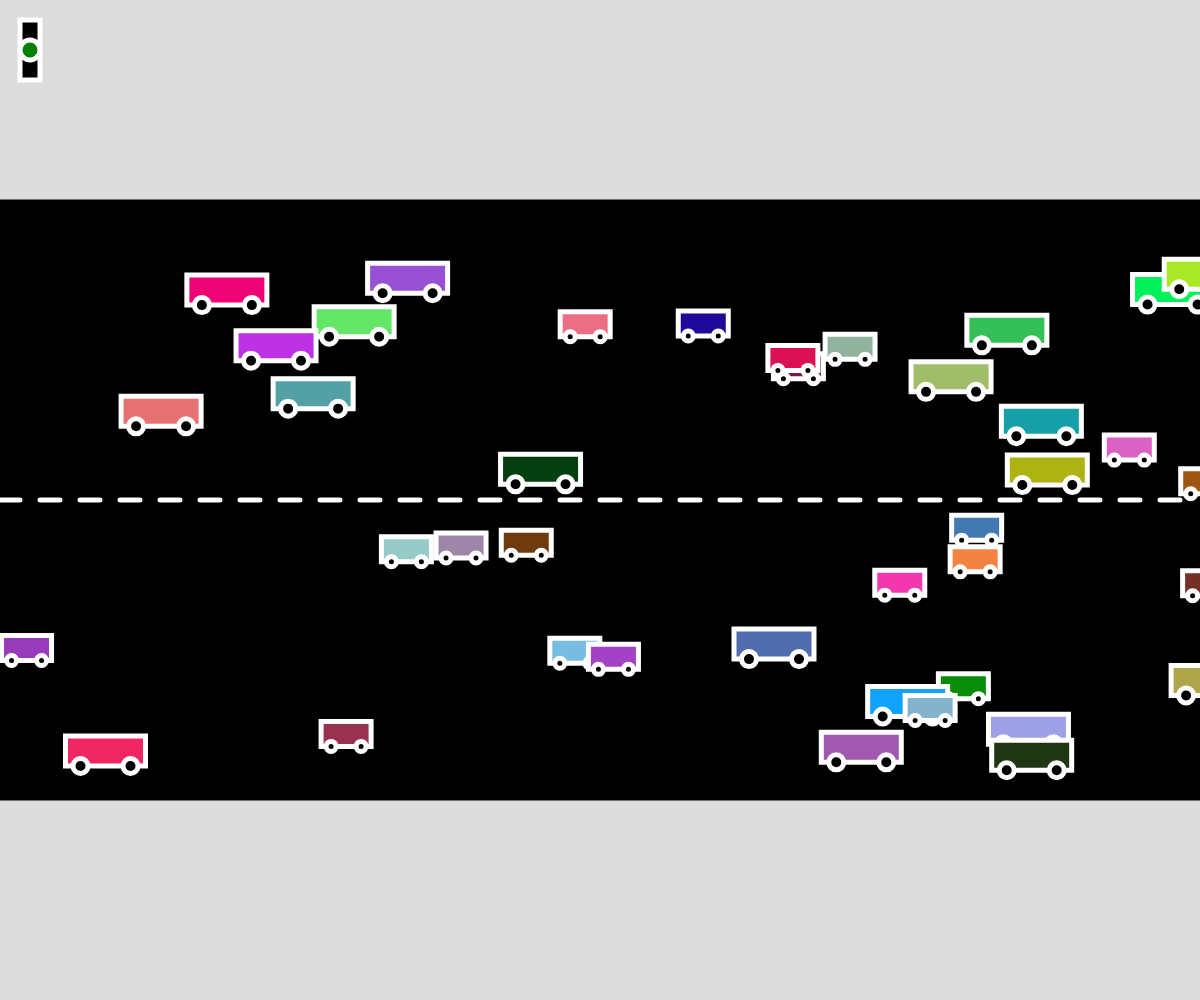
Frame 1 (no input)
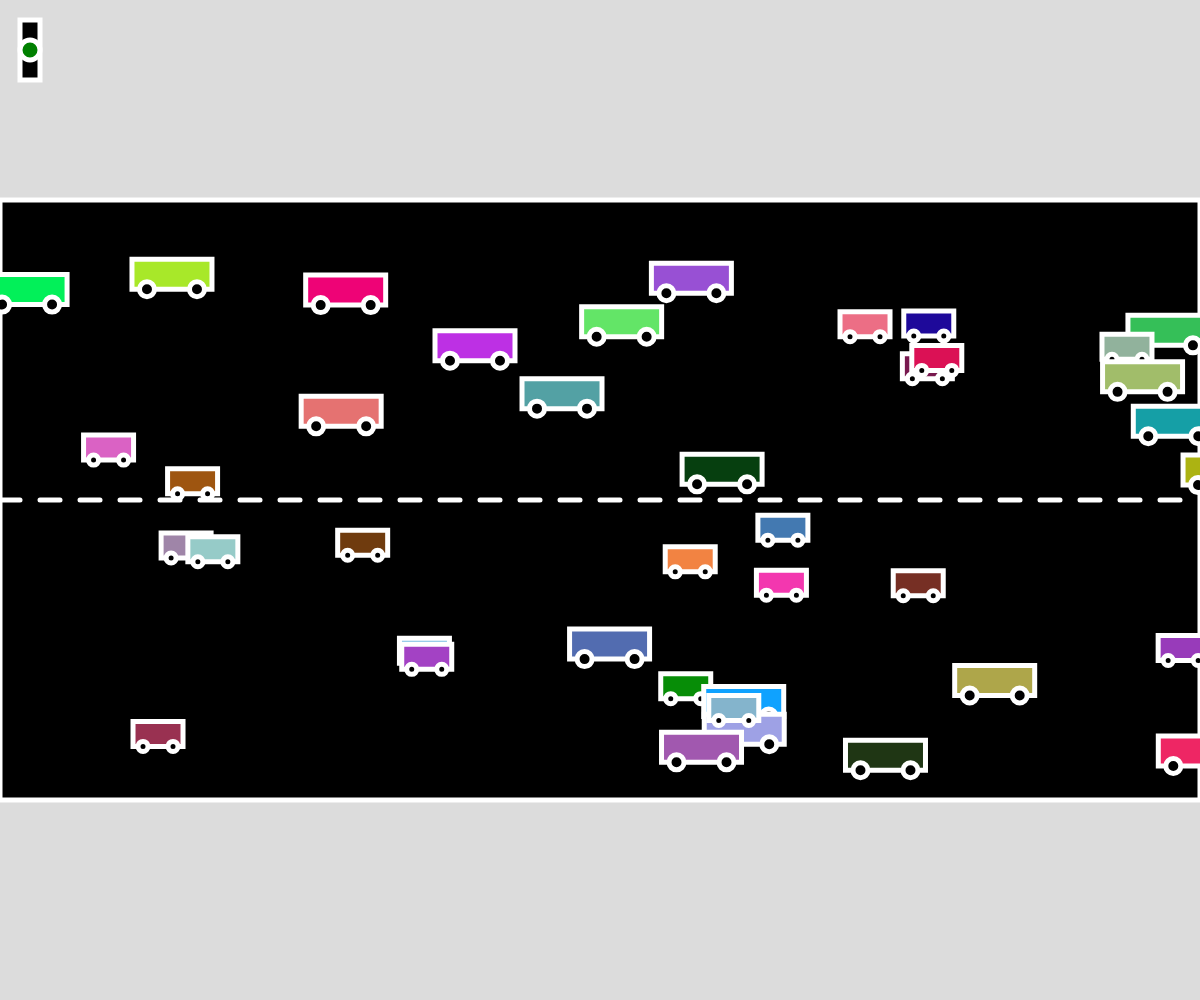
Frame 60 (no input)
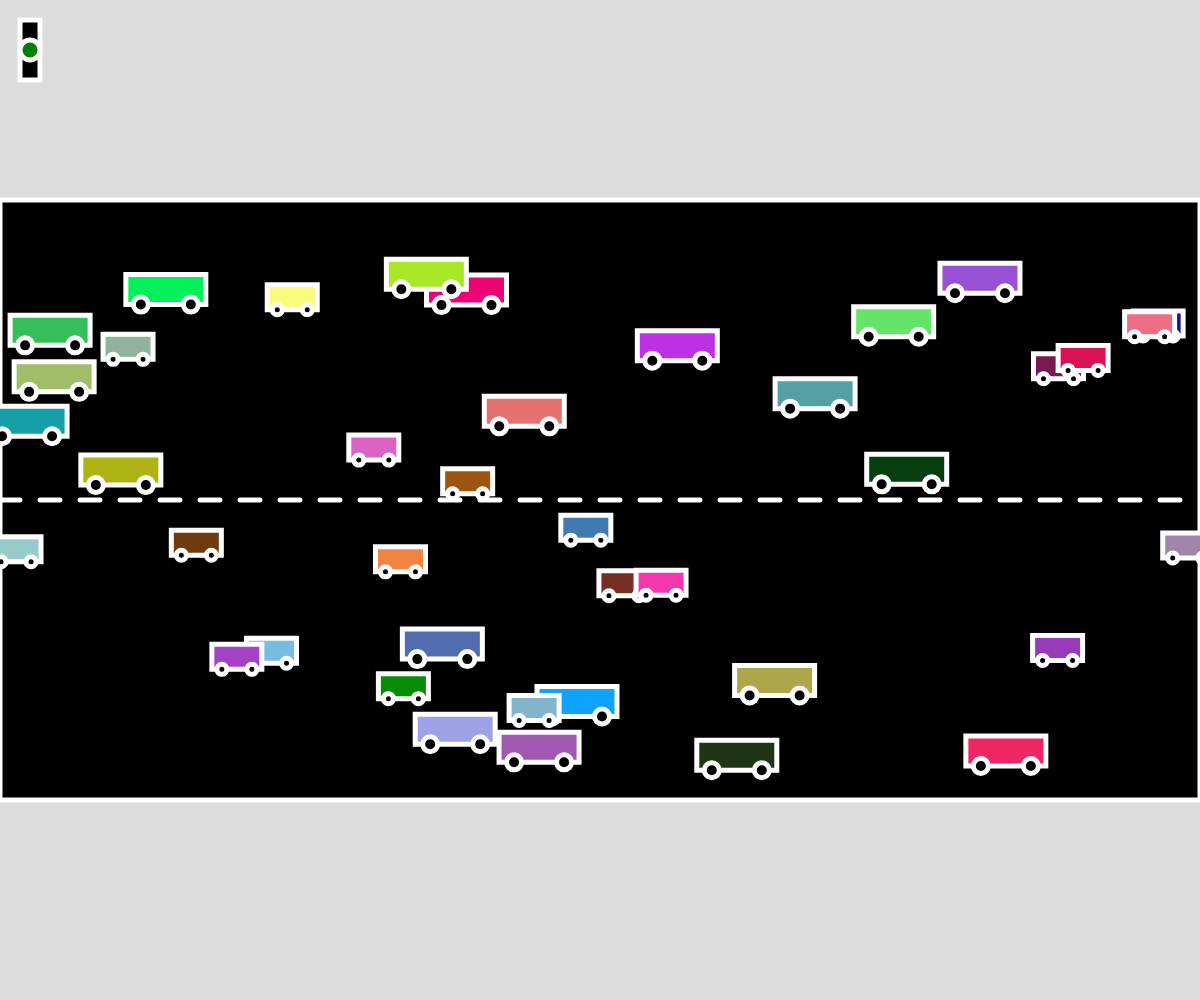
Frame 120 (the mouse pressed at the canvas centre since frame 60)

The p5.js sketch that drew these frames (run headless with seeded random() and noise() and a simulated clock; from frame 60 on, the mouse is pressed at the canvas centre):

// p5.js sketch
// ── sketch.js
// cars cars cars
// Mishal
// 21 Oct 2024
//

let eastBound = [];
let westBound = [];
let trafficLight;
let redLightDuration = 120;
let redLightTimer = 0;



function setup() {
  createCanvas(windowWidth, windowHeight);
  // create 20 cars for each direction
  for(let i = 0; i < 20; i++){
    let eastCar = new Vehicle(round(random(0, 1)), color(random(255), random(255), random(255)), random(width), random(height/4, height/2-30), 1, random(2,5));
    eastBound.push(eastCar);

    let westCar = new Vehicle(round(random(0,1)), color(random(255), random(255), random(255)), random(width), random(height/2, 3*height/4), -1, random(2,5));
    westBound.push(westCar);

  }
  // initialize traffic light 
  trafficLight = new TrafficLight();
}

function draw() {
  background(220);
  drawRoad();
  trafficLight.display(); // display traffic light in the top left corner
  // move and diplay all vehicles
  for(let car of eastBound){
    car.drive();
  }

  for(let car of westBound){
    car.drive();
  }

  //manage redLight Timer
  if (redLightTimer > 0){
    redLightTimer--; // countdown for red light timer
  }
  else{
    trafficLight.setGreen();
  }
}

function drawRoad () {
  fill(0);
  rect(0, 200, width, 600);

  // dashed line
  stroke(255);
  strokeWeight(5);
  for(let i = 0; i < width; i += 40){
    line(i, height/2, i + 20, height/2);
  }
}

class Vehicle {
  constructor(type, color, x, y, direction, speed) {
    this.type = type;
    this.color = color;
    this.x = x;
    this.y = y;
    this.direction = direction;
    this.speed = speed;
  }

  display() {
    fill(this.color);
    if (this.type === 0){
      // more 3d looking car with wheels
      rect(this.x, this.y, 50, 25);
      fill(0);
      ellipse(this.x + 10, this.y + 25, 10, 10);
      ellipse(this.x + 40, this.y + 25, 10, 10);
      fill(200);
    }
    else {
      // more 3d looking truck with wheels
      rect(this.x, this.y, 80, 30);
      fill(0);
      ellipse(this.x + 15, this.y + 30, 15, 15);
      ellipse(this.x + 65, this.y + 30, 15, 15);
    }
  }

  move(){
    this.x += this.speed * this.direction;

    // wrap around screen 
    if (this.x > width){
      this.x = -80;
    } 
    else if (this.x < -80){
      this.x = width;
    }
  }

  drive() {
    if (!trafficLight.isRed()){
      this.move();
    }
    this.display();
  }

}

class TrafficLight {
  constructor(){
    this.state = "green";   // green by default
  }

  display(){
    fill(0);
    rect(20, 20, 20, 60);
    fill(this.state === "green" ? "green" : "red");
    ellipse(30, 50, 20, 20);
  }  

  isRed(){
    return this.state === "red";  // check if traffic light is red 
  }

  setRed(){
    this.state = "red";
    redLightTimer = redLightDuration;
  }

  isGreen(){
    return this.state === "green"; 
  }

  setGreen(){
    this.state = "green"; //change to green
  }

}

// mouse clicled to add cars

function mousePressed() {
  if(mouseButton === LEFT){
    if (keyIsDown(SHIFT)) {
      let newWestCar = new Vehicle(0, color(random(255), random(255), random(255)), random(width), random(300,350), -1, random(2, 5));
      westBound.push(newWestCar);
    }
    else {
      let newEastCar = new Vehicle(0, color(random(255), random(255), random(255)), random(width), random(250,300), 1, random(2, 5));
      eastBound.push(newEastCar);
    }
  }
}

// use spacebar to start the traffic light
function keyPressed() {
  if(keyCode === 32) {
    trafficLight.setRed();  // start red ligth when spacebar is pressed
  }
}
